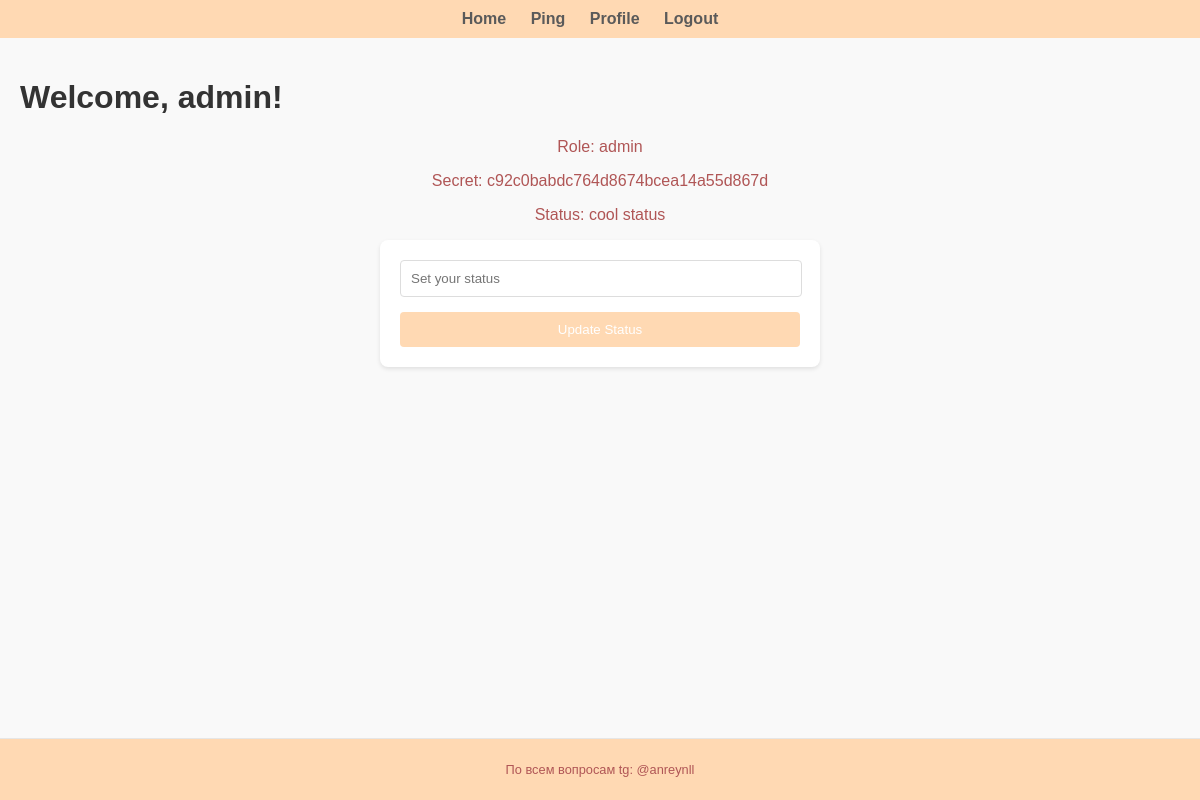
Page /user/admin (signed in) on the earlier database version.
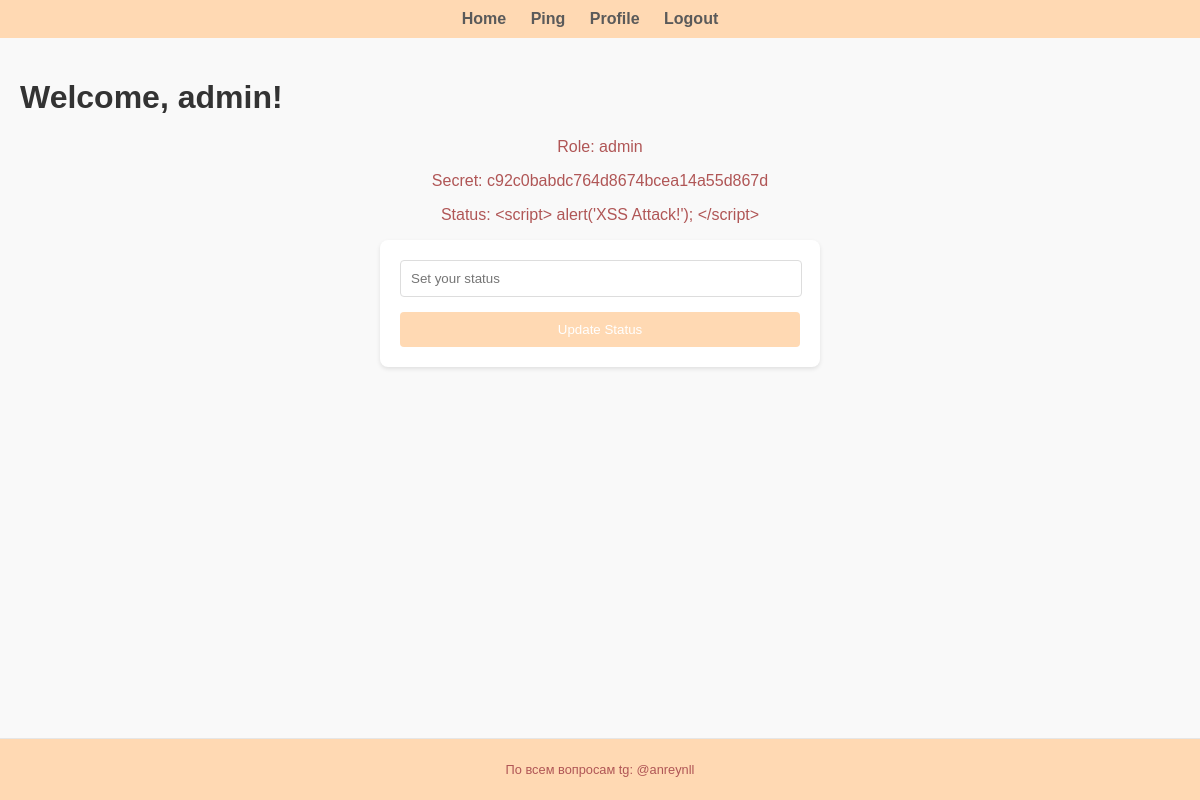
Same page on the later database version.
### tables this page shows
CREATE TABLE users (
    id INTEGER PRIMARY KEY AUTOINCREMENT,
    username TEXT NOT NULL,
    password TEXT NOT NULL,
    role TEXT,
    status TEXT,
    secret TEXT
);

### main.py (the view)
@app.route('/user/<username>')
def user_profile(username):
    if 'username' not in session:
        return redirect(url_for('login'))
    current_user = session['username']
    if current_user != username:
        abort(403)  # Запрет доступа, если пользователь пытается получить доступ к чужому профилю
    db = get_db()
    user = db.execute('SELECT * FROM users WHERE username = ?', (username,)).fetchone()
    if user:
        return render_template('user_profile.html', user=user)
    else:
        abort(404)

### main.py (called while the page is built)
def get_db():
    db = getattr(g, '_database', None)
    if db is None:
        db = g._database = sqlite3.connect(DATABASE)
    return db

@app.teardown_appcontext
def close_connection(exception):
    db = getattr(g, '_database', None)
    if db is not None:
        db.close()

@app.teardown_appcontext
def close_connection(exception):
    db = getattr(g, '_database', None)
    if db is not None:
        db.close()

### templates/user_profile.html (shortened to what this page needs)
{% extends "base.html" %}
{% block content %}
    <h1>Welcome, {{ user[1] }}!</h1>
    <p>Role: {{ user[3] }}</p>
    <p>Secret: {{ user[-1] }}</p>
    <p>Status: {{ user[4] }}</p>
    <form method="POST" action="{{ url_for('set_status') }}">
        <input type="text" name="status" placeholder="Set your status">
        <button type="submit">Update Status</button>
    </form>
{% endblock %}

### templates/base.html (shortened to what this page needs)
<!DOCTYPE html>
<html>
<head>
    <link rel="stylesheet" href="{{ url_for('static', filename='style.css') }}">
</head>
<body>
    <header>
        <nav>
            <ul>
                <li><a href="{{ url_for('index') }}">Home</a></li>
                <li><a href="{{ url_for('ping') }}">Ping</a></li>
                {% if 'username' in session %}
                    <li><a href="{{ url_for('user_profile', username=session['username']) }}">Profile</a></li>
                    <li><a href="{{ url_for('logout') }}">Logout</a></li>
                {% else %}
                    <li><a href="{{ url_for('login') }}">Login</a></li>
                    <li><a href="{{ url_for('register') }}">Register</a></li>
                {% endif %}
            </ul>
        </nav>
    </header>
    <main>
        {% block content %}
        {% endblock %}
    </main>
    <footer>
        <p>По всем вопросам tg: @anreynll</p>
    </footer>
</body>
</html>

### static/style.css (style rules this page uses)
body { font-family: 'Arial', sans-serif; margin: 0; padding: 0; background-color: #f9f9f9; color: #333; }
header, footer { background-color: #ffd9b3; color: #333; padding: 10px 0; text-align: center; }
nav ul { list-style-type: none; margin: 0; padding: 0; }
nav ul li { display: inline; margin-right: 20px; }
nav ul li a { text-decoration: none; color: #5a5a5a; font-weight: bold; }
main { padding: 20px; min-height: 400px; }
footer { font-size: 0.8em; border-top: 1px solid #e6e6e6; margin-top: 20px; }
html, body { height: 100%; display: flex; flex-direction: column; }
main { flex: 1; }
form { max-width: 400px; margin: auto; padding: 20px; border-radius: 8px; background-color: #fff; box-shadow: 0 2px 4px rgba(0, 0, 0, 0.1); }
form input[type="text"], form input[type="password"] { width: calc(100% - 20px); padding: 10px; margin-bottom: 15px; border: 1px solid #ddd; border-radius: 4px; }
form button { width: 100%; padding: 10px; border: none; border-radius: 4px; background-color: #ffd9b3; color: white; cursor: pointer; }
p, div { text-align: center; color: #b05656; }

Differences in the rows shown:
changed users "admin": status "cool status" → "<script> alert('XSS Attack!'); </script>"
